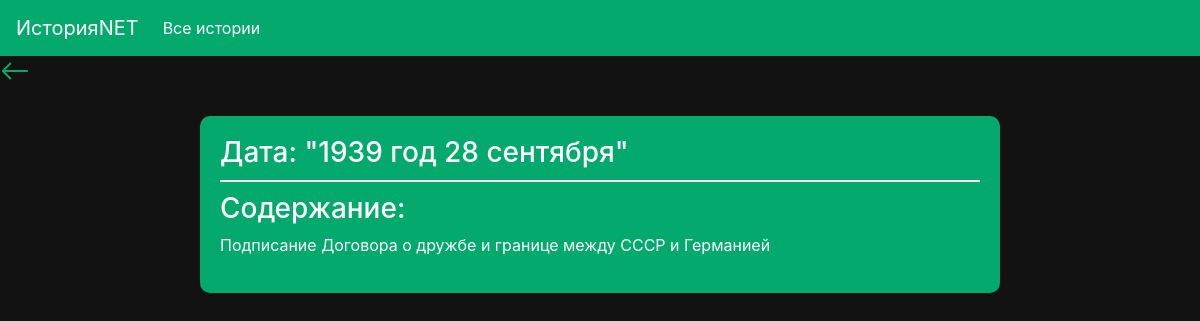
Screenshot of /history/3/event/290 with the database file from the repository.
### events/models.py (models this page shows, shortened)
class EventModel(models.Model):
    history = models.ForeignKey(
        HistoryModel,
        verbose_name="история",
        on_delete=models.CASCADE,
    )
    date = models.CharField(
        verbose_name="дата",
        max_length=100,
    )
    content = models.TextField(
        verbose_name="событие",
    )
    class Meta:
        verbose_name = "событие"
        verbose_name_plural = "события"

### events/views.py (the view)
class AboutEventView(View):
    def get(self, request, history_id, event_id):
        context = {
            "event": EventModel.objects.get(id=event_id),
            "history": HistoryModel.objects.get(id=history_id),
        }
        return render(
            request,
            "events/about_event.html",
            context=context,
        )

### templates/events/about_event.html
{% include "includes/base.html" %}
{% block content %}
<a href="{% url 'events:all_events' history_id=history.id %}">
    <svg xmlns="http://www.w3.org/2000/svg" width="30" height="30" fill="#04aa6d" class="bi bi-arrow-left" viewBox="0 0 16 16">
        <path fill-rule="evenodd" d="M15 8a.5.5 0 0 0-.5-.5H2.707l3.147-3.146a.5.5 0 1 0-.708-.708l-4 4a.5.5 0 0 0 0 .708l4 4a.5.5 0 0 0 .708-.708L2.707 8.5H14.5A.5.5 0 0 0 15 8"/>
    </svg>
</a>
<div class="card-container">
    <h3>Дата: "{{ event.date }}"</h3>
    <div class="card-hr"></div>
    <h3>Содержание:</h3>
    <p>{{ event.content }}</p>
</div>
{% endblock %}

### static/styles/background.css (style rules this page uses)
body { background-color: #121212; color: #ffffff; }

### static/styles/card.css (style rules this page uses)
.card-container { background-color: #04aa6d; padding: 20px; border-radius: 10px; margin-top: 20px; color: white; width: 80%; max-width: 800px; margin: 30px auto; }
.card-hr { border: none; height: 2px; background-color: white; margin: 10px 0; }

### static/styles/button.css (style rules this page uses)
* { box-sizing: border-box; }

### rows the page displays
EventModel: date "1939 год 28 сентября", content "Подписание Договора о дружбе и границе между СССР и Германией"
